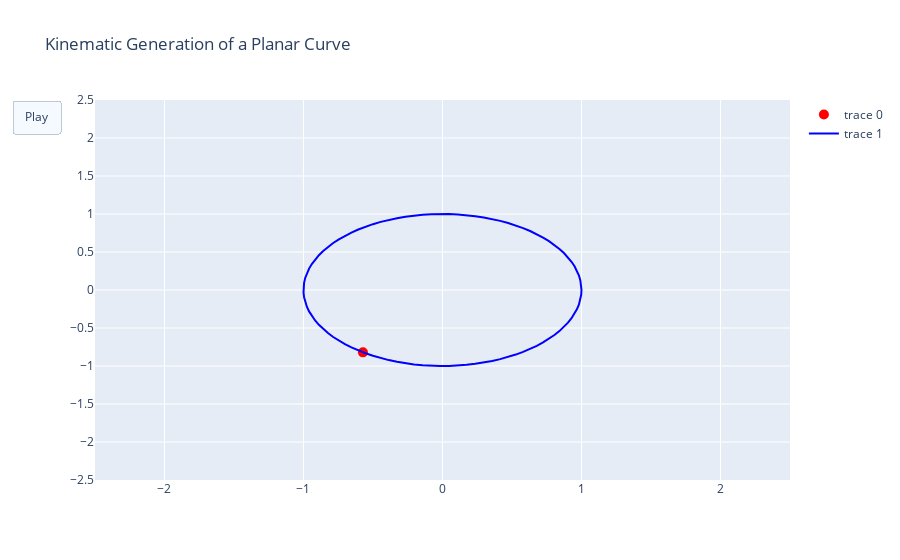

Write notebook code for a chart like this one.
### Code cell
import plotly.graph_objects as go

import numpy as np

# Generate curve data

t = np.linspace(0, 2*np.pi, 100)
x = np.cos(t)
y = np.sin(t)

xm = np.min(x) - 1.5
xM = np.max(x) + 1.5
ym = np.min(y) - 1.5
yM = np.max(y) + 1.5

N = 50
s = np.linspace(0, 2*np.pi, N)
xx = np.cos(s)
yy = np.sin(s)


# Create figure
fig = go.Figure(
    data=[go.Scatter(x=x, y=y,
                     mode="lines",
                     line=dict(width=2, color="blue")),
          go.Scatter(x=x, y=y,
                     mode="lines",
                     line=dict(width=2, color="blue"))],
    layout=go.Layout(
        xaxis=dict(range=[xm, xM], autorange=False, zeroline=False),
        yaxis=dict(range=[ym, yM], autorange=False, zeroline=False),
        title_text="Kinematic Generation of a Planar Curve", hovermode="closest",
        updatemenus=[dict(type="buttons",
                          buttons=[dict(label="Play",
                                        method="animate",
                                        args=[None])])]),
    frames=[go.Frame(
        data=[go.Scatter(
            x=[xx[k]],
            y=[yy[k]],
            mode="markers",
            marker=dict(color="red", size=10))])

        for k in range(N)]
)

fig.show()

### Figure 1 — Plotly figure (JSON) as saved in the notebook; plotly's stock layout.template omitted (floating-point values rounded to 4 significant figures)
{"data": [{"line": {"color": "blue", "width": 2}, "marker": {"color": "red", "size": 10}, "mode": "markers", "type": "scatter", "x": [-0.5721], "y": [-0.8202]}, {"line": {"color": "blue", "width": 2}, "mode": "lines", "type": "scatter", "x": [1, 0.998, 0.992, 0.9819, 0.9679, 0.9501, 0.9284, 0.9029, 0.8738, 0.8413, 0.8053, 0.766, 0.7237, 0.6785, 0.6306, 0.5801, 0.5272, 0.4723, 0.4154, 0.3569, 0.2969, 0.2358, 0.1736, 0.1108, 0.04758, -0.01587, -0.07925, -0.1423, -0.2048, -0.2665, -0.3271, -0.3863, -0.4441, -0.5, -0.5539, -0.6056, -0.6549, -0.7015, -0.7453, -0.7861, -0.8237, -0.858, -0.8888, -0.9161, -0.9397, -0.9595, -0.9754, -0.9874, -0.9955, -0.9995, -0.9995, -0.9955, -0.9874, -0.9754, -0.9595, -0.9397, -0.9161, -0.8888, -0.858, -0.8237, -0.7861, -0.7453, -0.7015, -0.6549, -0.6056, -0.5539, -0.5, -0.4441, -0.3863, -0.3271, -0.2665, -0.2048, -0.1423, -0.07925, -0.01587, 0.04758, 0.1108, 0.1736, 0.2358, 0.2969, 0.3569, 0.4154, 0.4723, 0.5272, 0.5801, 0.6306, 0.6785, 0.7237, 0.766, 0.8053, 0.8413, 0.8738, 0.9029, 0.9284, 0.9501, 0.9679, 0.9819, 0.992, 0.998, 1], "y": [0, 0.06342, 0.1266, 0.1893, 0.2511, 0.312, 0.3717, 0.4298, 0.4862, 0.5406, 0.5929, 0.6428, 0.6901, 0.7346, 0.7761, 0.8146, 0.8497, 0.8815, 0.9096, 0.9341, 0.9549, 0.9718, 0.9848, 0.9938, 0.9989, 0.9999, 0.9969, 0.9898, 0.9788, 0.9638, 0.945, 0.9224, 0.896, 0.866, 0.8326, 0.7958, 0.7557, 0.7127, 0.6668, 0.6182, 0.5671, 0.5137, 0.4582, 0.4009, 0.342, 0.2817, 0.2203, 0.158, 0.09506, 0.03173, -0.03173, -0.09506, -0.158, -0.2203, -0.2817, -0.342, -0.4009, -0.4582, -0.5137, -0.5671, -0.6182, -0.6668, -0.7127, -0.7557, -0.7958, -0.8326, -0.866, -0.896, -0.9224, -0.945, -0.9638, -0.9788, -0.9898, -0.9969, -0.9999, -0.9989, -0.9938, -0.9848, -0.9718, -0.9549, -0.9341, -0.9096, -0.8815, -0.8497, -0.8146, -0.7761, -0.7346, -0.6901, -0.6428, -0.5929, -0.5406, -0.4862, -0.4298, -0.3717, -0.312, -0.2511, -0.1893, -0.1266, -0.06342, -2.449e-16]}], "layout": {"autosize": true, "hovermode": "closest", "title": {"text": "Kinematic Generation of a Planar Curve"}, "updatemenus": [{"buttons": [{"args": [null], "label": "Play", "method": "animate"}], "type": "buttons"}], "xaxis": {"autorange": false, "range": [-2.499, 2.5], "type": "linear", "zeroline": false}, "yaxis": {"autorange": false, "range": [-2.5, 2.5], "type": "linear", "zeroline": false}}}
